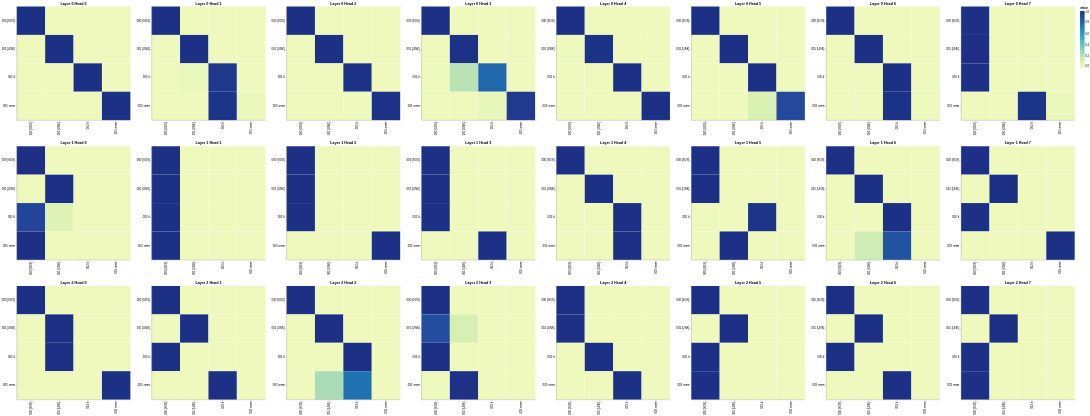

Source (notebook cell):
### Code cell
get_all_attention_maps("decoder", layers, heads, decoder_input_tokens, decoder_input_tokens, min(20, sentence_len))
